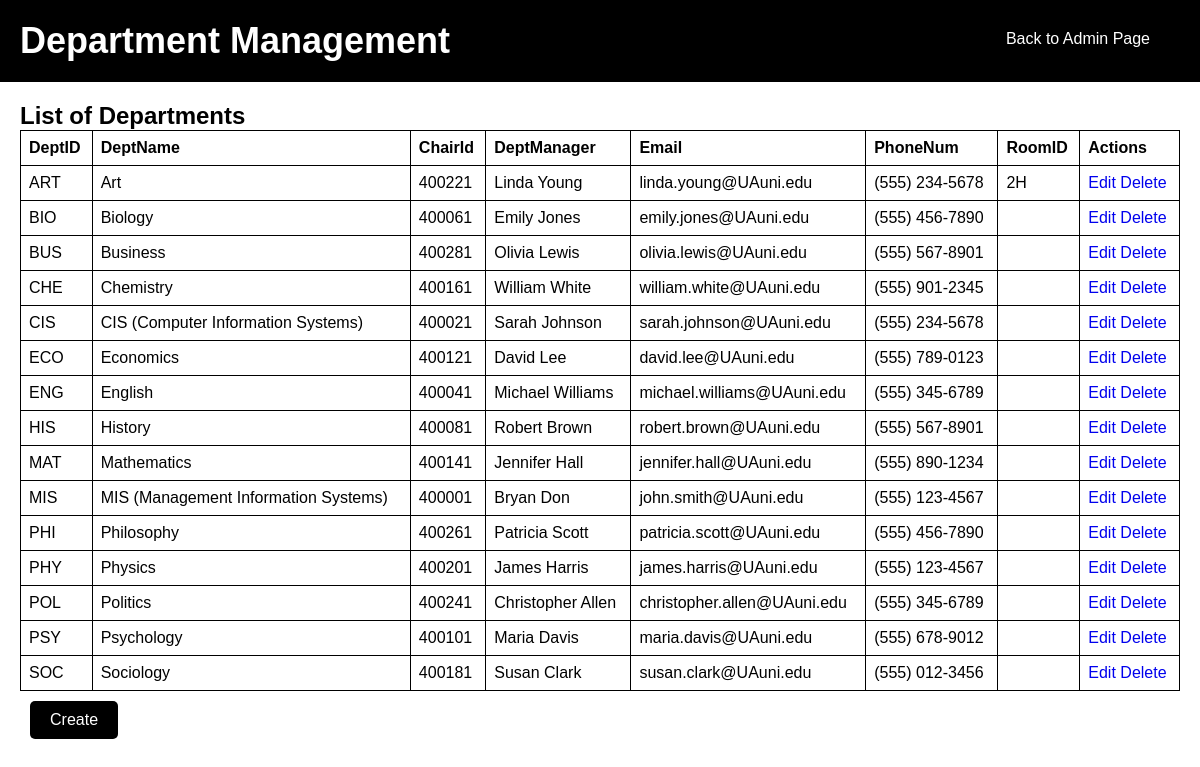
The page /Systemsproject/Departments_page1.php on the database as committed earlier.
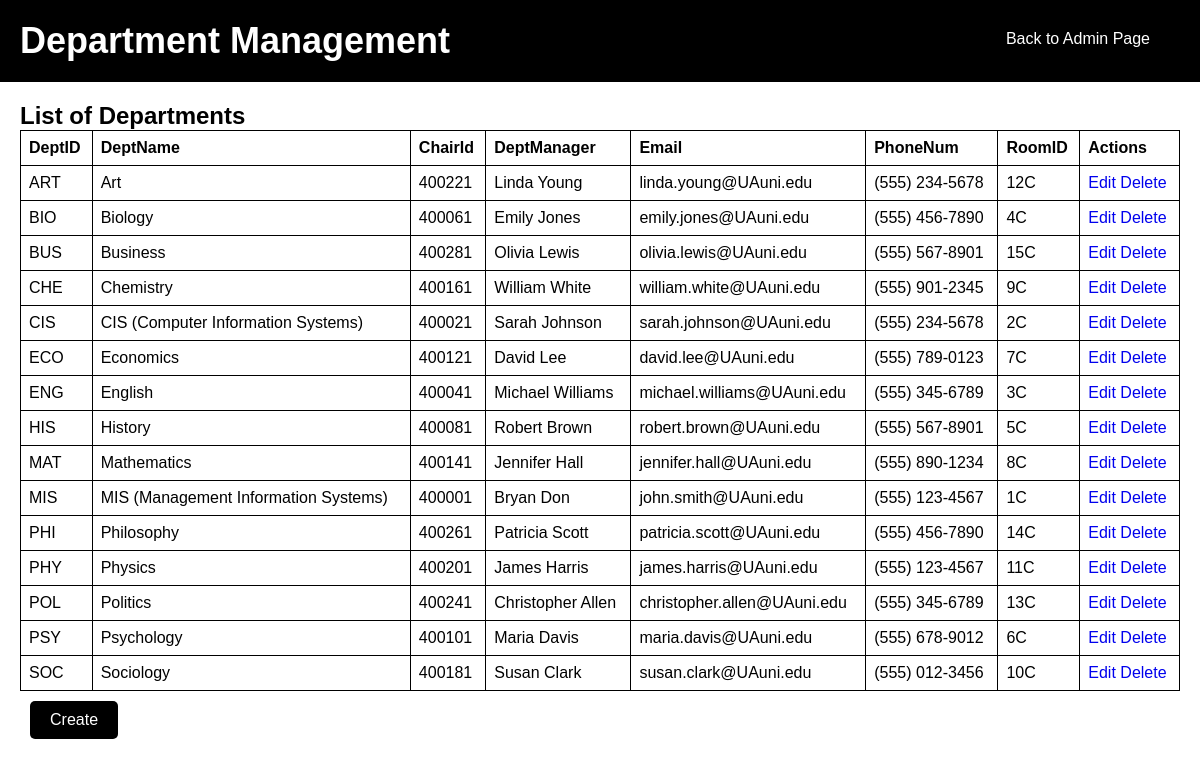
The same page on the database as committed later.
### tables this page shows
CREATE TABLE `dept` (
  `DeptID` varchar(25) NOT NULL,
  `DeptName` varchar(100) DEFAULT NULL,
  `ChairID` int(11) DEFAULT NULL,
  `DeptManager` varchar(100) DEFAULT NULL,
  `Email` varchar(100) DEFAULT NULL,
  `PhoneNum` varchar(100) DEFAULT NULL,
  `RoomID` varchar(25) DEFAULT NULL
);

### Systemsproject/Departments_page1.php (the view, shortened to what this page needs)
<?php
@include 'config1.php';
$query = "SELECT * FROM dept";
$result = mysqli_query($conn, $query);
$departments = [];
while ($row = mysqli_fetch_assoc($result)) {
    $departments[] = $row;
}
?>
<!DOCTYPE html>
<html lang="en">
<head>
   <link rel="stylesheet" href="css/fatman1.css">
</head>
<body>
   <div class="header">
      <h1>Department Management</h1>
      <a href="admin_page1.php" class="back-button">Back to Admin Page</a>
   </div>
   <div class="department-container">
      <h2>List of Departments</h2>
      <table>
         <tr>
            <th>DeptID</th>
            <th>DeptName</th>
            <th>ChairId</th>
            <th>DeptManager</th>
            <th>Email</th>
            <th>PhoneNum</th>
            <th>RoomID</th>
            <th>Actions</th>
         </tr>
         <?php foreach ($departments as $department) : ?>
            <tr>
               <td><?php echo $department['DeptID']; ?></td>
               <td><?php echo $department['DeptName']; ?></td>
               <td><?php echo $department['ChairID']; ?></td>
               <td><?php echo $department['DeptManager']; ?></td>
               <td><?php echo $department['Email']; ?></td>
               <td><?php echo $department['PhoneNum']; ?></td>
               <td><?php echo $department['RoomID']; ?></td>
               <td>
                  <a href="edit_department.php?id=<?php echo $department['DeptID']; ?>">Edit</a>
                  <a href="delete_department.php?id=<?php echo $department['DeptID']; ?>">Delete</a>
               </td>
            </tr>
         <?php endforeach; ?>
      </table>
      <a href="create_department.php" class="create-button">Create</a>
</div>
</body>
</html>

### Systemsproject/css/fatman1.css (style rules this page uses)
* { font-family: 'Cursive', sans-serif; margin: 0; padding: 0; box-sizing: border-box; outline: none; border: none; text-decoration: none; }

### Systemsproject/Departments_page1.php (style rules this page uses)
.header { background: #000; color: #fff; padding: 20px; text-align: center; display: flex; justify-content: space-between; }
.header h1 { font-size: 36px; }
.header .back-button { background: #000; color: #fff; padding: 10px 20px; text-decoration: none; border-radius: 5px; margin-right: 10px; }
.department-container { padding: 20px; }
table { width: 100%; border-collapse: collapse; }
table, th, td { border: 1px solid #000; }
th, td { padding: 8px; text-align: left; }
.create-button { background: #000; color: #fff; padding: 10px 20px; text-decoration: none; border-radius: 5px; margin: 10px; display: inline-block; }

Rows that differ between the two databases and show on the page:
changed dept "ART": RoomID "2H" → "12C"
changed dept "BIO": RoomID (not shown) → "4C"
changed dept "BUS": RoomID (not shown) → "15C"
changed dept "CHE": RoomID (not shown) → "9C"
changed dept "CIS": RoomID (not shown) → "2C"
changed dept "ECO": RoomID (not shown) → "7C"
changed dept "ENG": RoomID (not shown) → "3C"
changed dept "HIS": RoomID (not shown) → "5C"
changed dept "MAT": RoomID (not shown) → "8C"
changed dept "MIS": RoomID (not shown) → "1C"
changed dept "PHI": RoomID (not shown) → "14C"
changed dept "PHY": RoomID (not shown) → "11C"
changed dept "POL": RoomID (not shown) → "13C"
changed dept "PSY": RoomID (not shown) → "6C"
changed dept "SOC": RoomID (not shown) → "10C"
